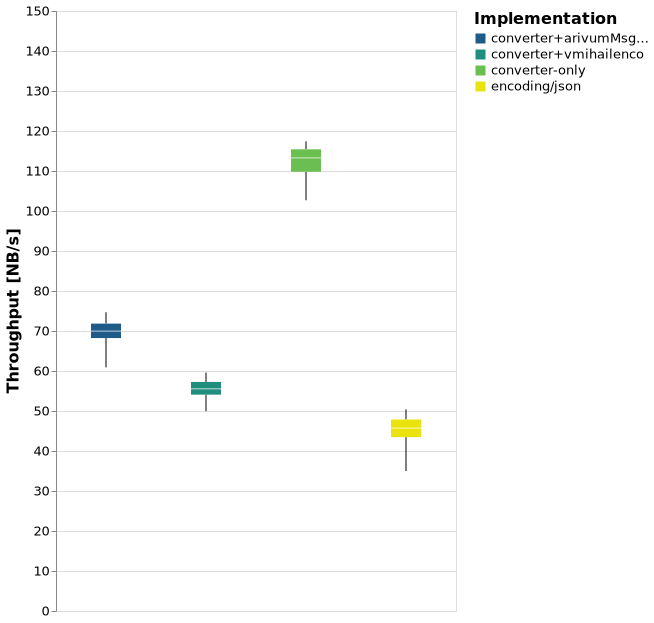

Write Python code to recreate this figure.
#%%
import json
import pandas
import altair
import altair_saver
import os

def read_and_transform(jsonFile):
    data = []
    perfJson = json.load(open(jsonFile))
    for test in perfJson:
        #print(test["Stats"])
        data.extend([ { "name": test["Name"], "value": x["MBPerSec"] } for x in test["Stats"][:-1] ])
    data = pandas.DataFrame(data)
    print(data)
    return data


# %%
altair.data_transformers.disable_max_rows()

def draw(data, title):
    return altair.Chart(data).mark_boxplot(extent="min-max", size=30).encode(
        x=altair.X('name:N', axis=None),
        y=altair.Y('value:Q', title="Throughput [NB/s]", scale=altair.Scale(domain=[0, 150])),
        color=altair.Color('name:N', title="Implementation", scale=altair.Scale(scheme='darkmulti'))
    ).properties(
        width=400, height=600
    ).configure_axis(
        labelFontSize=13,
        titleFontSize=16
    ).configure_legend(
        labelFontSize=13,
        titleFontSize=16
    )


# %%
chart = draw(read_and_transform("../performance.json"), "Performance")
chart
altair_saver.save(chart, "performance.png")
os.unlink("geckodriver.log")

# %%
